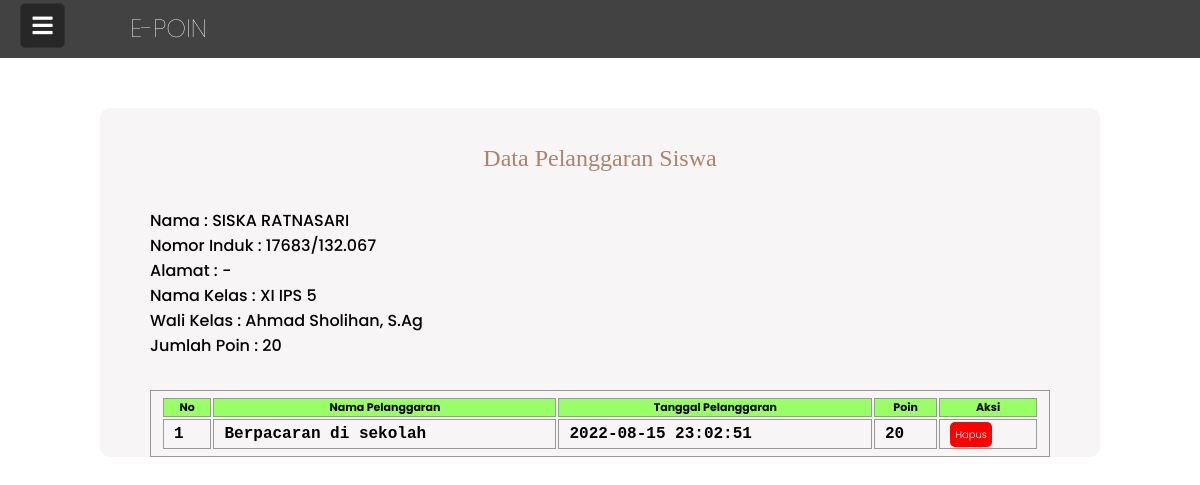
Page /admin/detailpoinssw.php?id_siswa=855 on the committed database.
### tables this page shows
CREATE TABLE `siswa` (
  `id_siswa` int(111) NOT NULL,
  `nama_siswa` varchar(111) NOT NULL,
  `no_induk` varchar(111) NOT NULL,
  `alamat` text NOT NULL,
  `jenis_kelamin` varchar(111) NOT NULL,
  `id_kelas` int(111) NOT NULL,
  `tanggal_input` datetime NOT NULL
);

CREATE TABLE `kelas` (
  `id_kelas` int(111) NOT NULL,
  `nama_kelas` varchar(111) NOT NULL,
  `id_wali_kelas` int(111) NOT NULL
);

CREATE TABLE `guru` (
  `id_guru` int(111) NOT NULL,
  `nama_guru` varchar(111) NOT NULL,
  `nip` int(111) NOT NULL,
  `mata_pelajaran` varchar(111) NOT NULL,
  `username` varchar(111) NOT NULL,
  `password` varchar(111) NOT NULL,
  `status_akun` varchar(111) NOT NULL
);

CREATE TABLE `pelanggaran` (
  `id_pelanggaran` int(111) NOT NULL,
  `nama_pelanggaran` varchar(111) NOT NULL,
  `point_pelanggaran` int(111) NOT NULL,
  `id_jenis_pelanggaran` int(111) NOT NULL
);

CREATE TABLE `pelanggaran_siswa` (
  `id_pelanggaran_siswa` int(111) NOT NULL,
  `id_pelanggaran` int(111) NOT NULL,
  `id_siswa` int(111) NOT NULL,
  `id_kelas` int(111) NOT NULL,
  `tanggal_pelanggaran` datetime NOT NULL,
  `point` int(111) NOT NULL
);

### admin/detailpoinssw.php (the view, shortened to what this page needs)
<!DOCTYPE html>
<html lang="en">
  <head>
    <link rel="stylesheet" href="../asset/style-ssw.css">
        <link rel="stylesheet" href="https://cdnjs.cloudflare.com/ajax/libs/font-awesome/5.15.3/css/all.min.css">
  </head>
  <body>
    <div class="wrapper">
      <label for="btn" class="menu-btn">
        <i class="fas fa-bars"></i>
      </label>
    </div>
    <div class="header">
    <div class="name">E-POIN</div>
    <div class="img"><a href="admin.php">
    </div></a></div></div>
    <div class="formbody">
                <div>
                  <h3>Data Pelanggaran Siswa</h3></div>
    <?php
        include '../config/koneksi.php';
        $id_siswa=isset($_GET['id_siswa']) ? $_GET['id_siswa'] : '';
        $point = mysqli_query($koneksi, "SELECT SUM(point) FROM pelanggaran_siswa WHERE id_siswa = '$id_siswa'");
          $point_result = mysqli_fetch_assoc($point);
        $query=mysqli_query($koneksi, "SELECT * FROM siswa
        JOIN kelas ON kelas.id_kelas = siswa.id_kelas
        LEFT JOIN pelanggaran_siswa ON pelanggaran_siswa.id_siswa = siswa.id_siswa
        JOIN guru ON guru.id_guru = kelas.id_wali_kelas
        WHERE siswa.id_siswa = '$id_siswa'
        ");
          $hasil = mysqli_fetch_assoc($query);
    ?>
    <div style="margin-left:50px;font-weight: 500;">
    <tr>
        <td>Nama</td>
        <td>    : <?php echo $hasil['nama_siswa'] ?></td>
    </tr><br>
    <tr>
        <td>Nomor Induk</td>
        <td>: <?php echo $hasil['no_induk'] ?></td>
    </tr><br>
    <tr>
        <td>Alamat</td>
        <td>: <?php echo $hasil['alamat'] ?></td>
    </tr><br>
    <tr>
        <td>Nama Kelas</td>
        <td>: <?php echo $hasil['nama_kelas'] ?></td>
    </tr><br>
    <tr>
        <td>Wali Kelas</td>
        <td>: <?php echo $hasil['nama_guru'] ?></td>
    </tr><br>
    <tr>
        <td>Jumlah Poin</td>
        <td>: <?php echo $point_result['SUM(point)'] ?></td>
    </tr><br>
    </div>
    <table class="table5" style="width:90%">
                <tr bgcolor="99FF66">
                  <th>No</th>
                  <th>Nama Pelanggaran</th>
                  <th>Tanggal Pelanggaran</th>
                  <th>Poin</th>
                  <th>Aksi</th>
                </tr><br>
           <?php
          $k=isset($_GET['id_siswa']) ? $_GET['id_siswa'] : '';
          $query = "SELECT * FROM pelanggaran
          JOIN jenis_pelanggaran on jenis_pelanggaran.id_jenis_pelanggaran = pelanggaran.id_jenis_pelanggaran
          JOIN pelanggaran_siswa on pelanggaran_siswa.id_pelanggaran = pelanggaran.id_pelanggaran
          JOIN siswa on siswa.id_siswa = pelanggaran_siswa.id_siswa WHERE siswa.id_siswa= '$k'
          ";
          $no = 1;
          $result = mysqli_query($koneksi, $query);
          while ($row = mysqli_fetch_assoc($result)) {
            ?>
          <tr style="center">
            <td><?php echo $no++;  ?></td>
            <td><?php echo $row['nama_pelanggaran'];  ?></td>
            <td><?php echo $row['tanggal_pelanggaran'];  ?></td>
            <td><?php echo $row['point'];  ?></td>
            <td>
              <a onclick="if(confirm('Apakah anda yakin ingin menghapus data ini ??')){ location.href='hapuspn.php?id_pelanggaran_siswa=<?php echo $row['id_pelanggaran_siswa']; ?>' }" class="hapus-btn"><span class="glyphicon glyphicon-remove">Hapus</a>
            </td>
          </tr>
        <?php
          }
        ?>
    </table>
</body>
</html>

### asset/style-ssw.css (style rules this page uses)
* { margin: 0; padding: 0; box-sizing: border-box; font-family: 'Poppins', sans-serif; }
.wrapper { height: 100%; width: 300px; position: relative; }
.wrapper .menu-btn { position: absolute; left: 20px; top: 3px; background: #272727; color: #fff; height: 45px; width: 45px; z-index: 9999; border: 1px solid #333; border-radius: 5px; cursor: pointer; display: flex; align-items: center; justify-content: center; transition: all 0.3s ease; }
.wrapper .menu-btn i { position: absolute; font-size: 23px; transition: all 0.3s ease; }
.header { background-color: #424242; padding-bottom: 10px; padding-left: 80px; padding-top: 10px; }
.header .name { font-size: 25px; font-weight: 100; color: white; padding-left: 50px; }
.img { background-image: url("img/logo.png"); background-size: cover; width: 35px; height: 35px; margin-top: -37px; margin-bottom: 2px; }
.header a { font-size: 20px; height: 100%; width: 100%; display: block; }
h3 { text-align: center; margin-right: auto; margin-left: auto; font-family: 'Inknut Antiqua'; font-style: normal; font-weight: 300; font-size: 24px ; line-height: 100px; color: #AC836C; }
.formbody { background-color: #f7f5f5; width: 1000px; height: auto; margin-left: auto; margin-right: auto; margin-top: 50px; margin-bottom: 50px; border-radius: 10px; }
.hapus-btn { background: red; text-decoration: none; color: #ffff; border: none; text-align: center; cursor: pointer; height: 25px; padding: 5px 5px 5px 5px; font-size: 10px; font-weight: 300; border-radius: 5px; transition-property: background; }
.table5 { margin-left: auto; margin-right: auto; margin-top: 7px; }
.table5, td { font-family: 'Courier'; font-weight: bold; text-align: left; font-size: 16px; border:1px solid #999; padding: 5px 10px; }
.table5, th { text-align: center; border:1px solid #999; font-size: 11px; }

### rows in the picture
siswa: nama_siswa "SISKA RATNASARI", no_induk "17683/132.067", alamat "-", id_kelas.nama_kelas "XI IPS 5", guru.nama_guru "Ahmad Sholihan, S.Ag"
pelanggaran: nama_pelanggaran "Berpacaran di sekolah", pelanggaran_siswa.tanggal_pelanggaran "2022-08-15 23:02:51", pelanggaran_siswa.point "20"

### other values in the picture
$point_result['SUM(point)'] "20"
